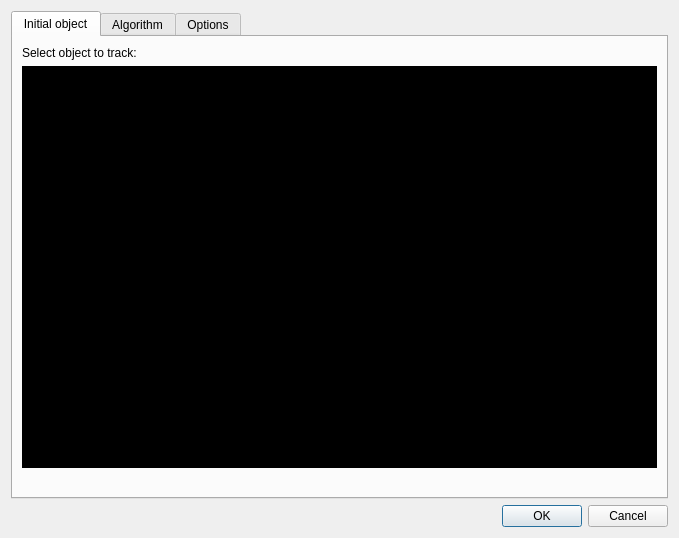
<?xml version="1.0" encoding="UTF-8"?>
<ui version="4.0">
 <class>TrackingTaskDialog</class>
 <widget class="QDialog" name="TrackingTaskDialog">
  <property name="windowModality">
   <enum>Qt::WindowModal</enum>
  </property>
  <property name="geometry">
   <rect>
    <x>0</x>
    <y>0</y>
    <width>679</width>
    <height>538</height>
   </rect>
  </property>
  <property name="windowTitle">
   <string>New tracking task</string>
  </property>
  <layout class="QVBoxLayout" name="verticalLayout">
   <item>
    <widget class="QTabWidget" name="tabWidget">
     <property name="currentIndex">
      <number>0</number>
     </property>
     <widget class="QWidget" name="tab">
      <attribute name="title">
       <string>Initial object</string>
      </attribute>
      <layout class="QVBoxLayout" name="verticalLayout_2">
       <item>
        <widget class="QLabel" name="label">
         <property name="sizePolicy">
          <sizepolicy hsizetype="Preferred" vsizetype="Fixed">
           <horstretch>0</horstretch>
           <verstretch>0</verstretch>
          </sizepolicy>
         </property>
         <property name="text">
          <string>Select object to track:</string>
         </property>
        </widget>
       </item>
       <item>
        <widget class="QLabel" name="labelOpencv">
         <property name="cursor">
          <cursorShape>CrossCursor</cursorShape>
         </property>
         <property name="mouseTracking">
          <bool>true</bool>
         </property>
         <property name="styleSheet">
          <string notr="true">background: black;</string>
         </property>
         <property name="text">
          <string/>
         </property>
         <property name="alignment">
          <set>Qt::AlignCenter</set>
         </property>
        </widget>
       </item>
       <item>
        <widget class="QLabel" name="labelFrame">
         <property name="sizePolicy">
          <sizepolicy hsizetype="Preferred" vsizetype="Fixed">
           <horstretch>0</horstretch>
           <verstretch>0</verstretch>
          </sizepolicy>
         </property>
         <property name="text">
          <string/>
         </property>
         <property name="alignment">
          <set>Qt::AlignCenter</set>
         </property>
        </widget>
       </item>
      </layout>
     </widget>
     <widget class="QWidget" name="tab_2">
      <attribute name="title">
       <string>Algorithm</string>
      </attribute>
      <layout class="QVBoxLayout" name="verticalLayout_3">
       <item>
        <layout class="QHBoxLayout" name="horizontalLayout">
         <item>
          <widget class="QLabel" name="label_2">
           <property name="sizePolicy">
            <sizepolicy hsizetype="Fixed" vsizetype="Preferred">
             <horstretch>0</horstretch>
             <verstretch>0</verstretch>
            </sizepolicy>
           </property>
           <property name="text">
            <string>Family</string>
           </property>
          </widget>
         </item>
         <item>
          <widget class="QComboBox" name="comboBoxFamily">
           <property name="currentIndex">
            <number>0</number>
           </property>
           <item>
            <property name="text">
             <string>Dummy tracker</string>
            </property>
           </item>
           <item>
            <property name="text">
             <string>Template matching</string>
            </property>
           </item>
           <item>
            <property name="text">
             <string>Meanshift</string>
            </property>
           </item>
           <item>
            <property name="text">
             <string>Online boosting</string>
            </property>
           </item>
           <item>
            <property name="text">
             <string>Miltrack</string>
            </property>
           </item>
           <item>
            <property name="text">
             <string>Kalman tracker</string>
            </property>
           </item>
          </widget>
         </item>
        </layout>
       </item>
       <item>
        <widget class="QTabWidget" name="tabWidgetAlgo">
         <property name="currentIndex">
          <number>0</number>
         </property>
         <property name="elideMode">
          <enum>Qt::ElideNone</enum>
         </property>
         <property name="usesScrollButtons">
          <bool>true</bool>
         </property>
         <widget class="QWidget" name="tab_3">
          <attribute name="title">
           <string>Dummy tracker</string>
          </attribute>
          <layout class="QVBoxLayout" name="verticalLayout_4">
           <item>
            <widget class="QScrollArea" name="scrollArea_2">
             <property name="widgetResizable">
              <bool>true</bool>
             </property>
             <widget class="QWidget" name="scrollAreaWidgetContents_2">
              <property name="geometry">
               <rect>
                <x>0</x>
                <y>0</y>
                <width>561</width>
                <height>326</height>
               </rect>
              </property>
              <layout class="QGridLayout" name="gridLayout">
               <item row="0" column="0">
                <widget class="QLabel" name="label_3">
                 <property name="text">
                  <string>(No parameters.)</string>
                 </property>
                 <property name="alignment">
                  <set>Qt::AlignCenter</set>
                 </property>
                </widget>
               </item>
              </layout>
             </widget>
            </widget>
           </item>
          </layout>
         </widget>
         <widget class="QWidget" name="tab_4">
          <attribute name="title">
           <string>Template matching</string>
          </attribute>
          <layout class="QVBoxLayout" name="verticalLayout_6">
           <item>
            <widget class="QScrollArea" name="scrollArea_3">
             <property name="widgetResizable">
              <bool>true</bool>
             </property>
             <widget class="QWidget" name="scrollAreaWidgetContents_3">
              <property name="geometry">
               <rect>
                <x>0</x>
                <y>0</y>
                <width>382</width>
                <height>108</height>
               </rect>
              </property>
              <layout class="QFormLayout" name="formLayout">
               <item row="0" column="0">
                <widget class="QLabel" name="label_4">
                 <property name="text">
                  <string>Window size</string>
                 </property>
                </widget>
               </item>
               <item row="0" column="1">
                <widget class="QSpinBox" name="templateWindowSize">
                 <property name="minimum">
                  <number>1</number>
                 </property>
                 <property name="maximum">
                  <number>200</number>
                 </property>
                 <property name="value">
                  <number>15</number>
                 </property>
                </widget>
               </item>
               <item row="1" column="0">
                <widget class="QLabel" name="label_5">
                 <property name="text">
                  <string>Color mode</string>
                 </property>
                </widget>
               </item>
               <item row="1" column="1">
                <widget class="QComboBox" name="templateColorMode">
                 <property name="currentIndex">
                  <number>0</number>
                 </property>
                 <item>
                  <property name="text">
                   <string>HSV</string>
                  </property>
                 </item>
                 <item>
                  <property name="text">
                   <string>RGB</string>
                  </property>
                 </item>
                 <item>
                  <property name="text">
                   <string>Grayscale</string>
                  </property>
                 </item>
                </widget>
               </item>
               <item row="2" column="0">
                <widget class="QLabel" name="label_6">
                 <property name="text">
                  <string>Similarity measure</string>
                 </property>
                </widget>
               </item>
               <item row="2" column="1">
                <widget class="QComboBox" name="templateSimilarityMeasure">
                 <item>
                  <property name="text">
                   <string>Normalized cross-correlation</string>
                  </property>
                 </item>
                 <item>
                  <property name="text">
                   <string>L2 norm</string>
                  </property>
                 </item>
                </widget>
               </item>
              </layout>
             </widget>
            </widget>
           </item>
          </layout>
         </widget>
         <widget class="QWidget" name="tab_5">
          <attribute name="title">
           <string>Meanshift</string>
          </attribute>
          <layout class="QVBoxLayout" name="verticalLayout_7">
           <item>
            <widget class="QScrollArea" name="scrollArea_4">
             <property name="widgetResizable">
              <bool>true</bool>
             </property>
             <widget class="QWidget" name="scrollAreaWidgetContents_4">
              <property name="geometry">
               <rect>
                <x>0</x>
                <y>0</y>
                <width>233</width>
                <height>108</height>
               </rect>
              </property>
              <layout class="QFormLayout" name="formLayout_2">
               <item row="0" column="0">
                <widget class="QLabel" name="label_7">
                 <property name="text">
                  <string>Variant</string>
                 </property>
                </widget>
               </item>
               <item row="0" column="1">
                <widget class="QComboBox" name="meanshiftVariant">
                 <item>
                  <property name="text">
                   <string>Meanshift</string>
                  </property>
                 </item>
                 <item>
                  <property name="text">
                   <string>Camshift</string>
                  </property>
                 </item>
                </widget>
               </item>
               <item row="1" column="0">
                <widget class="QLabel" name="label_8">
                 <property name="text">
                  <string>Channels</string>
                 </property>
                </widget>
               </item>
               <item row="1" column="1">
                <widget class="QComboBox" name="meanshiftChannels">
                 <property name="currentIndex">
                  <number>1</number>
                 </property>
                 <item>
                  <property name="text">
                   <string>1 (H)</string>
                  </property>
                 </item>
                 <item>
                  <property name="text">
                   <string>2 (HS)</string>
                  </property>
                 </item>
                </widget>
               </item>
               <item row="2" column="0">
                <widget class="QLabel" name="label_9">
                 <property name="text">
                  <string>Max iterations</string>
                 </property>
                </widget>
               </item>
               <item row="2" column="1">
                <widget class="QSpinBox" name="meanshiftMaxIterations">
                 <property name="minimum">
                  <number>1</number>
                 </property>
                 <property name="maximum">
                  <number>200</number>
                 </property>
                 <property name="value">
                  <number>30</number>
                 </property>
                </widget>
               </item>
              </layout>
             </widget>
            </widget>
           </item>
          </layout>
         </widget>
         <widget class="QWidget" name="tab_7">
          <attribute name="title">
           <string>Online boosting</string>
          </attribute>
          <layout class="QVBoxLayout" name="verticalLayout_8">
           <item>
            <widget class="QScrollArea" name="scrollArea_5">
             <property name="widgetResizable">
              <bool>true</bool>
             </property>
             <widget class="QWidget" name="scrollAreaWidgetContents_5">
              <property name="geometry">
               <rect>
                <x>0</x>
                <y>0</y>
                <width>235</width>
                <height>116</height>
               </rect>
              </property>
              <layout class="QFormLayout" name="formLayout_4">
               <item row="0" column="0">
                <widget class="QLabel" name="label_10">
                 <property name="text">
                  <string>Number of classifiers</string>
                 </property>
                </widget>
               </item>
               <item row="0" column="1">
                <widget class="QSpinBox" name="onlineClassifiers">
                 <property name="minimum">
                  <number>1</number>
                 </property>
                 <property name="maximum">
                  <number>300</number>
                 </property>
                 <property name="value">
                  <number>100</number>
                 </property>
                </widget>
               </item>
               <item row="1" column="0">
                <widget class="QLabel" name="label_11">
                 <property name="text">
                  <string>Overlap</string>
                 </property>
                </widget>
               </item>
               <item row="1" column="1">
                <widget class="QDoubleSpinBox" name="onlineOverlap">
                 <property name="maximum">
                  <double>1.000000000000000</double>
                 </property>
                 <property name="singleStep">
                  <double>0.010000000000000</double>
                 </property>
                 <property name="value">
                  <double>0.990000000000000</double>
                 </property>
                </widget>
               </item>
               <item row="2" column="0">
                <widget class="QLabel" name="label_12">
                 <property name="text">
                  <string>Search factor</string>
                 </property>
                </widget>
               </item>
               <item row="2" column="1">
                <widget class="QDoubleSpinBox" name="onlineSearchFactor">
                 <property name="minimum">
                  <double>1.000000000000000</double>
                 </property>
                 <property name="maximum">
                  <double>10.000000000000000</double>
                 </property>
                 <property name="singleStep">
                  <double>0.500000000000000</double>
                 </property>
                 <property name="value">
                  <double>2.000000000000000</double>
                 </property>
                </widget>
               </item>
              </layout>
             </widget>
            </widget>
           </item>
          </layout>
         </widget>
         <widget class="QWidget" name="tab_6">
          <attribute name="title">
           <string>Miltrack</string>
          </attribute>
          <layout class="QVBoxLayout" name="verticalLayout_5">
           <item>
            <widget class="QScrollArea" name="scrollArea">
             <property name="widgetResizable">
              <bool>true</bool>
             </property>
             <widget class="QWidget" name="scrollAreaWidgetContents">
              <property name="geometry">
               <rect>
                <x>0</x>
                <y>0</y>
                <width>268</width>
                <height>218</height>
               </rect>
              </property>
              <layout class="QFormLayout" name="formLayout_3">
               <property name="fieldGrowthPolicy">
                <enum>QFormLayout::FieldsStayAtSizeHint</enum>
               </property>
               <item row="0" column="0">
                <widget class="QLabel" name="label_15">
                 <property name="text">
                  <string>Number of classifiers</string>
                 </property>
                </widget>
               </item>
               <item row="0" column="1">
                <widget class="QSpinBox" name="miltrackClassifiers">
                 <property name="minimum">
                  <number>1</number>
                 </property>
                 <property name="maximum">
                  <number>300</number>
                 </property>
                 <property name="value">
                  <number>100</number>
                 </property>
                </widget>
               </item>
               <item row="1" column="0">
                <widget class="QLabel" name="label_13">
                 <property name="text">
                  <string>Overlap</string>
                 </property>
                </widget>
               </item>
               <item row="1" column="1">
                <widget class="QDoubleSpinBox" name="miltrackOverlap">
                 <property name="maximum">
                  <double>1.000000000000000</double>
                 </property>
                 <property name="singleStep">
                  <double>0.010000000000000</double>
                 </property>
                 <property name="value">
                  <double>0.990000000000000</double>
                 </property>
                </widget>
               </item>
               <item row="2" column="0">
                <widget class="QLabel" name="label_14">
                 <property name="text">
                  <string>Search factor</string>
                 </property>
                </widget>
               </item>
               <item row="2" column="1">
                <widget class="QDoubleSpinBox" name="miltrackSearchFactor">
                 <property name="minimum">
                  <double>1.000000000000000</double>
                 </property>
                 <property name="maximum">
                  <double>10.000000000000000</double>
                 </property>
                 <property name="singleStep">
                  <double>0.500000000000000</double>
                 </property>
                 <property name="value">
                  <double>2.000000000000000</double>
                 </property>
                </widget>
               </item>
               <item row="3" column="0">
                <widget class="QLabel" name="label_16">
                 <property name="text">
                  <string>Positive radius for training</string>
                 </property>
                </widget>
               </item>
               <item row="3" column="1">
                <widget class="QDoubleSpinBox" name="miltrackPositiveRadius">
                 <property name="minimum">
                  <double>1.000000000000000</double>
                 </property>
                 <property name="maximum">
                  <double>20.000000000000000</double>
                 </property>
                 <property name="value">
                  <double>4.000000000000000</double>
                 </property>
                </widget>
               </item>
               <item row="4" column="0">
                <widget class="QLabel" name="label_17">
                 <property name="text">
                  <string>Number of negatives</string>
                 </property>
                </widget>
               </item>
               <item row="4" column="1">
                <widget class="QSpinBox" name="miltrackNumberNegatives">
                 <property name="minimum">
                  <number>1</number>
                 </property>
                 <property name="maximum">
                  <number>300</number>
                 </property>
                 <property name="value">
                  <number>65</number>
                 </property>
                </widget>
               </item>
               <item row="5" column="0">
                <widget class="QLabel" name="label_18">
                 <property name="text">
                  <string>Number of features</string>
                 </property>
                </widget>
               </item>
               <item row="5" column="1">
                <widget class="QSpinBox" name="miltrackNumberFeatures">
                 <property name="minimum">
                  <number>1</number>
                 </property>
                 <property name="maximum">
                  <number>999</number>
                 </property>
                 <property name="value">
                  <number>250</number>
                 </property>
                </widget>
               </item>
              </layout>
             </widget>
            </widget>
           </item>
          </layout>
         </widget>
         <widget class="QWidget" name="tab_9">
          <attribute name="title">
           <string>Kalman tracker</string>
          </attribute>
          <layout class="QVBoxLayout" name="verticalLayout_11">
           <item>
            <widget class="QScrollArea" name="scrollArea_7">
             <property name="widgetResizable">
              <bool>true</bool>
             </property>
             <widget class="QWidget" name="scrollAreaWidgetContents_7">
              <property name="geometry">
               <rect>
                <x>0</x>
                <y>0</y>
                <width>561</width>
                <height>326</height>
               </rect>
              </property>
              <layout class="QFormLayout" name="formLayout_6">
               <item row="0" column="0">
                <widget class="QLabel" name="label_22">
                 <property name="text">
                  <string>Algorithm</string>
                 </property>
                </widget>
               </item>
               <item row="0" column="1">
                <widget class="QComboBox" name="kalmanAlgorithm">
                 <item>
                  <property name="text">
                   <string>Meanshift</string>
                  </property>
                 </item>
                 <item>
                  <property name="text">
                   <string>Camshift</string>
                  </property>
                 </item>
                 <item>
                  <property name="text">
                   <string>MIL</string>
                  </property>
                 </item>
                </widget>
               </item>
              </layout>
             </widget>
            </widget>
           </item>
          </layout>
         </widget>
        </widget>
       </item>
      </layout>
     </widget>
     <widget class="QWidget" name="tab_8">
      <attribute name="title">
       <string>Options</string>
      </attribute>
      <layout class="QVBoxLayout" name="verticalLayout_9">
       <item>
        <widget class="QScrollArea" name="scrollArea_6">
         <property name="widgetResizable">
          <bool>true</bool>
         </property>
         <widget class="QWidget" name="scrollAreaWidgetContents_6">
          <property name="geometry">
           <rect>
            <x>0</x>
            <y>0</y>
            <width>487</width>
            <height>168</height>
           </rect>
          </property>
          <layout class="QVBoxLayout" name="verticalLayout_10">
           <item>
            <widget class="QGroupBox" name="groupBoxBackground">
             <property name="title">
              <string>Use background subtraction</string>
             </property>
             <property name="checkable">
              <bool>true</bool>
             </property>
             <property name="checked">
              <bool>false</bool>
             </property>
             <layout class="QFormLayout" name="formLayout_5">
              <item row="0" column="0">
               <widget class="QLabel" name="label_19">
                <property name="text">
                 <string>Algorithm:</string>
                </property>
               </widget>
              </item>
              <item row="0" column="1">
               <widget class="QComboBox" name="comboBoxBackground">
                <item>
                 <property name="text">
                  <string>Offline Mode Background Modeling</string>
                 </property>
                </item>
                <item>
                 <property name="text">
                  <string>Static Frame Difference</string>
                 </property>
                </item>
                <item>
                 <property name="text">
                  <string>Frame Difference</string>
                 </property>
                </item>
                <item>
                 <property name="text">
                  <string>Weighted Moving Mean</string>
                 </property>
                </item>
                <item>
                 <property name="text">
                  <string>Weighted Moving Variance</string>
                 </property>
                </item>
                <item>
                 <property name="text">
                  <string>Adaptive Background Learning</string>
                 </property>
                </item>
                <item>
                 <property name="text">
                  <string>Temporal Mean</string>
                 </property>
                </item>
                <item>
                 <property name="text">
                  <string>Adaptive Median</string>
                 </property>
                </item>
                <item>
                 <property name="text">
                  <string>Temporal Median</string>
                 </property>
                </item>
                <item>
                 <property name="text">
                  <string>Fuzzy Sugeno Integral</string>
                 </property>
                </item>
                <item>
                 <property name="text">
                  <string>Fuzzy Choquet Integral</string>
                 </property>
                </item>
                <item>
                 <property name="text">
                  <string>Fuzzy Gaussian</string>
                 </property>
                </item>
                <item>
                 <property name="text">
                  <string>Gaussian Average</string>
                 </property>
                </item>
                <item>
                 <property name="text">
                  <string>Simple Gaussian</string>
                 </property>
                </item>
                <item>
                 <property name="text">
                  <string>Gaussian Mixture Model (1)</string>
                 </property>
                </item>
                <item>
                 <property name="text">
                  <string>Gaussian Mixture Model (2)</string>
                 </property>
                </item>
                <item>
                 <property name="text">
                  <string>Gaussian Mixture Model (3)</string>
                 </property>
                </item>
                <item>
                 <property name="text">
                  <string>Gaussian Mixture Model (4)</string>
                 </property>
                </item>
                <item>
                 <property name="text">
                  <string>Gaussian Mixture Model (5)</string>
                 </property>
                </item>
                <item>
                 <property name="text">
                  <string>Type-2 Fuzzy GMM-UM</string>
                 </property>
                </item>
                <item>
                 <property name="text">
                  <string>Type-2 Fuzzy GMM-UV</string>
                 </property>
                </item>
                <item>
                 <property name="text">
                  <string>Type-2 Fuzzy GMM-UM with MRF</string>
                 </property>
                </item>
                <item>
                 <property name="text">
                  <string>Type-2 Fuzzy GMM-UV with MRF</string>
                 </property>
                </item>
                <item>
                 <property name="text">
                  <string>Texture BGS</string>
                 </property>
                </item>
                <item>
                 <property name="text">
                  <string>Multi-Layer BGS</string>
                 </property>
                </item>
                <item>
                 <property name="text">
                  <string>Pixel-Based Adaptive Segmenter (PBAS)</string>
                 </property>
                </item>
                <item>
                 <property name="text">
                  <string>GMG</string>
                 </property>
                </item>
                <item>
                 <property name="text">
                  <string>VuMeter</string>
                 </property>
                </item>
                <item>
                 <property name="text">
                  <string>KDE</string>
                 </property>
                </item>
                <item>
                 <property name="text">
                  <string>Eigenbackground / SL-PCA</string>
                 </property>
                </item>
                <item>
                 <property name="text">
                  <string>Adaptive SOM</string>
                 </property>
                </item>
                <item>
                 <property name="text">
                  <string>Fuzzy Adaptive SOM</string>
                 </property>
                </item>
                <item>
                 <property name="text">
                  <string>ViBe</string>
                 </property>
                </item>
               </widget>
              </item>
              <item row="1" column="0">
               <widget class="QLabel" name="label_20">
                <property name="text">
                 <string>Erosion iterations:</string>
                </property>
               </widget>
              </item>
              <item row="1" column="1">
               <widget class="QSpinBox" name="spinBoxErode">
                <property name="maximum">
                 <number>20</number>
                </property>
                <property name="value">
                 <number>2</number>
                </property>
               </widget>
              </item>
              <item row="2" column="0">
               <widget class="QLabel" name="label_21">
                <property name="text">
                 <string>Dilatation iterations:</string>
                </property>
               </widget>
              </item>
              <item row="2" column="1">
               <widget class="QSpinBox" name="spinBoxDilate">
                <property name="maximum">
                 <number>20</number>
                </property>
                <property name="value">
                 <number>2</number>
                </property>
               </widget>
              </item>
             </layout>
            </widget>
           </item>
           <item>
            <spacer name="verticalSpacer">
             <property name="orientation">
              <enum>Qt::Vertical</enum>
             </property>
             <property name="sizeHint" stdset="0">
              <size>
               <width>20</width>
               <height>40</height>
              </size>
             </property>
            </spacer>
           </item>
          </layout>
         </widget>
        </widget>
       </item>
      </layout>
     </widget>
    </widget>
   </item>
   <item>
    <widget class="QDialogButtonBox" name="buttonBox">
     <property name="orientation">
      <enum>Qt::Horizontal</enum>
     </property>
     <property name="standardButtons">
      <set>QDialogButtonBox::Cancel|QDialogButtonBox::Ok</set>
     </property>
    </widget>
   </item>
  </layout>
 </widget>
 <resources/>
 <connections>
  <connection>
   <sender>buttonBox</sender>
   <signal>accepted()</signal>
   <receiver>TrackingTaskDialog</receiver>
   <slot>accept()</slot>
   <hints>
    <hint type="sourcelabel">
     <x>248</x>
     <y>254</y>
    </hint>
    <hint type="destinationlabel">
     <x>157</x>
     <y>274</y>
    </hint>
   </hints>
  </connection>
  <connection>
   <sender>buttonBox</sender>
   <signal>rejected()</signal>
   <receiver>TrackingTaskDialog</receiver>
   <slot>reject()</slot>
   <hints>
    <hint type="sourcelabel">
     <x>316</x>
     <y>260</y>
    </hint>
    <hint type="destinationlabel">
     <x>286</x>
     <y>274</y>
    </hint>
   </hints>
  </connection>
 </connections>
</ui>
